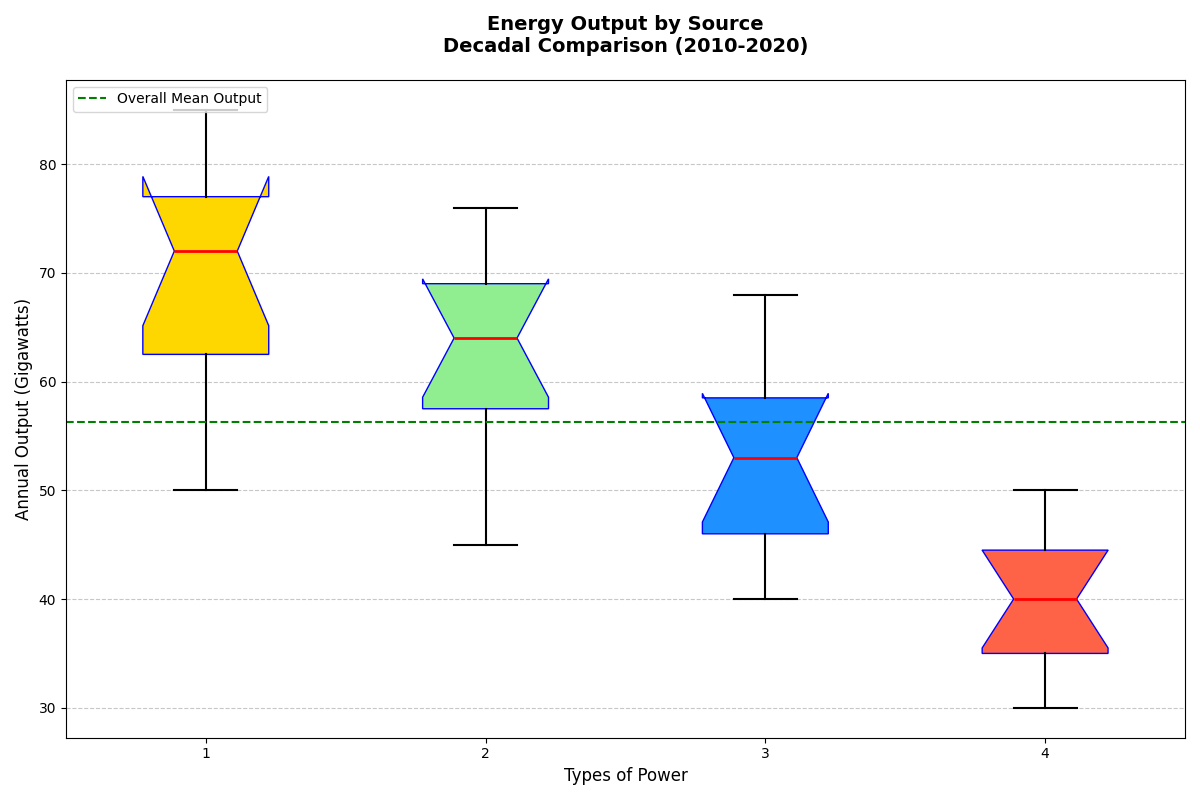

This figure's Python source:
import matplotlib.pyplot as plt
import numpy as np

# Define the data for the box plot
solar_energy = [50, 55, 60, 65, 70, 72, 74, 76, 78, 80, 85]
wind_energy = [45, 50, 55, 60, 62, 64, 66, 68, 70, 75, 76]
hydroelectric_energy = [40, 42, 45, 47, 50, 53, 55, 57, 60, 64, 68]
geothermal_energy = [30, 32, 34, 36, 37, 40, 42, 44, 45, 48, 50]

data = [solar_energy, wind_energy, hydroelectric_energy, geothermal_energy]
energy_sources = ['Helios Power', 'Breeze Units', 'Water Kinetic', 'Earth Heat']

fig, ax = plt.subplots(figsize=(12, 8))

boxplot = ax.boxplot(data, vert=True, patch_artist=True, notch=True,
                    boxprops=dict(facecolor='skyblue', color='blue'),
                    whiskerprops=dict(color='blue'),
                    capprops=dict(color='blue'),
                    medianprops=dict(color='red', linewidth=2),
                    flierprops=dict(markerfacecolor='red', marker='o', markersize=5, linestyle='none'))

colors = ['#FFD700', '#90EE90', '#1E90FF', '#FF6347']
for patch, color in zip(boxplot['boxes'], colors):
    patch.set_facecolor(color)

plt.title("Energy Output by Source\nDecadal Comparison (2010-2020)", 
          fontsize=14, fontweight='bold', pad=20)
plt.xlabel("Types of Power", fontsize=12)
plt.ylabel("Annual Output (Gigawatts)", fontsize=12)

ax.yaxis.grid(True, linestyle='--', alpha=0.7)
ax.set_axisbelow(True)

plt.setp(boxplot['whiskers'], color='black', linestyle='-', linewidth=1.5)
plt.setp(boxplot['caps'], color='black', linewidth=1.5)
plt.setp(boxplot['medians'], color='red', linewidth=2)

overall_mean = np.mean(solar_energy + wind_energy + hydroelectric_energy + geothermal_energy)
ax.axhline(overall_mean, color='green', linestyle='--', linewidth=1.5, label='Overall Mean Output')

ax.legend(loc='upper left', fontsize=10)

plt.tight_layout()
plt.show()
